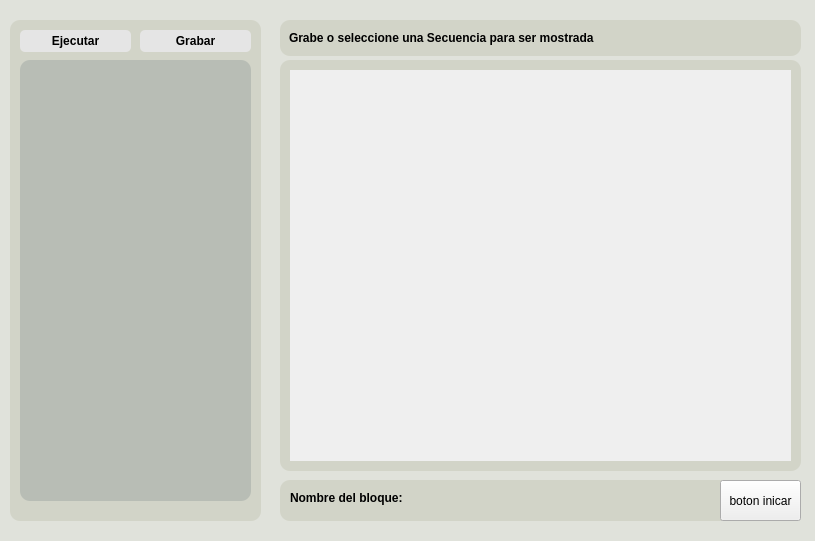
<?xml version="1.0" encoding="UTF-8"?>
<ui version="4.0">
 <class>Dialog</class>
 <widget class="QDialog" name="Dialog">
  <property name="geometry">
   <rect>
    <x>0</x>
    <y>0</y>
    <width>815</width>
    <height>541</height>
   </rect>
  </property>
  <property name="windowTitle">
   <string>Dialog</string>
  </property>
  <property name="styleSheet">
   <string notr="true">QDialog{
	background: #E0E2DB
}</string>
  </property>
  <widget class="QFrame" name="frame">
   <property name="geometry">
    <rect>
     <x>10</x>
     <y>20</y>
     <width>251</width>
     <height>501</height>
    </rect>
   </property>
   <property name="styleSheet">
    <string notr="true">QFrame{
	background: #D2D4C8;
	border-radius: 10px;
}

QToolButton{
	background: #E5E5E5;
	border-radius: 5px;
	font-family: Helvetica;
	font-weight:bold;
}

QToolButton:hover{
	background: lightblue;
}</string>
   </property>
   <property name="frameShape">
    <enum>QFrame::Shape::StyledPanel</enum>
   </property>
   <property name="frameShadow">
    <enum>QFrame::Shadow::Raised</enum>
   </property>
   <widget class="QToolButton" name="GRABAR">
    <property name="geometry">
     <rect>
      <x>130</x>
      <y>10</y>
      <width>111</width>
      <height>22</height>
     </rect>
    </property>
    <property name="text">
     <string>Grabar</string>
    </property>
   </widget>
   <widget class="QToolButton" name="EJECUTAR">
    <property name="geometry">
     <rect>
      <x>10</x>
      <y>10</y>
      <width>111</width>
      <height>22</height>
     </rect>
    </property>
    <property name="text">
     <string>Ejecutar</string>
    </property>
   </widget>
   <widget class="QFrame" name="frame_6">
    <property name="geometry">
     <rect>
      <x>10</x>
      <y>40</y>
      <width>231</width>
      <height>441</height>
     </rect>
    </property>
    <property name="styleSheet">
     <string notr="true">QFrame{
	background: #B8BDB5
}</string>
    </property>
    <property name="frameShape">
     <enum>QFrame::Shape::StyledPanel</enum>
    </property>
    <property name="frameShadow">
     <enum>QFrame::Shadow::Raised</enum>
    </property>
   </widget>
  </widget>
  <widget class="QFrame" name="frame_4">
   <property name="geometry">
    <rect>
     <x>270</x>
     <y>0</y>
     <width>551</width>
     <height>541</height>
    </rect>
   </property>
   <property name="styleSheet">
    <string notr="true">QFrame{
	border-radius:10px;
}</string>
   </property>
   <property name="frameShape">
    <enum>QFrame::Shape::StyledPanel</enum>
   </property>
   <property name="frameShadow">
    <enum>QFrame::Shadow::Raised</enum>
   </property>
   <widget class="QFrame" name="frame_2">
    <property name="geometry">
     <rect>
      <x>10</x>
      <y>20</y>
      <width>521</width>
      <height>36</height>
     </rect>
    </property>
    <property name="styleSheet">
     <string notr="true">QFrame{
	background: #D2D4C8;
	font-family:Helvetica;
	font-weight: bold;
}</string>
    </property>
    <property name="frameShape">
     <enum>QFrame::Shape::StyledPanel</enum>
    </property>
    <property name="frameShadow">
     <enum>QFrame::Shadow::Raised</enum>
    </property>
    <layout class="QHBoxLayout" name="horizontalLayout">
     <item>
      <widget class="QLabel" name="TextoDelApartado">
       <property name="text">
        <string>Grabe o seleccione una Secuencia para ser mostrada </string>
       </property>
      </widget>
     </item>
    </layout>
   </widget>
   <widget class="QFrame" name="NombreDelBloque">
    <property name="geometry">
     <rect>
      <x>10</x>
      <y>480</y>
      <width>521</width>
      <height>41</height>
     </rect>
    </property>
    <property name="styleSheet">
     <string notr="true">QFrame{
	background: #D2D4C8;
	font-family:Helvetica;
	font-weight: bold;
}</string>
    </property>
    <property name="frameShape">
     <enum>QFrame::Shape::StyledPanel</enum>
    </property>
    <property name="frameShadow">
     <enum>QFrame::Shadow::Raised</enum>
    </property>
    <widget class="QLabel" name="label_2">
     <property name="geometry">
      <rect>
       <x>10</x>
       <y>10</y>
       <width>141</width>
       <height>16</height>
      </rect>
     </property>
     <property name="text">
      <string>Nombre del bloque: </string>
     </property>
    </widget>
    <widget class="QToolButton" name="toolButton_3">
     <property name="geometry">
      <rect>
       <x>440</x>
       <y>0</y>
       <width>81</width>
       <height>41</height>
      </rect>
     </property>
     <property name="text">
      <string>boton inicar</string>
     </property>
    </widget>
   </widget>
   <widget class="QFrame" name="frame_5">
    <property name="geometry">
     <rect>
      <x>10</x>
      <y>60</y>
      <width>521</width>
      <height>411</height>
     </rect>
    </property>
    <property name="styleSheet">
     <string notr="true">QFrame{
	background: #D2D4C8
}</string>
    </property>
    <property name="frameShape">
     <enum>QFrame::Shape::StyledPanel</enum>
    </property>
    <property name="frameShadow">
     <enum>QFrame::Shadow::Raised</enum>
    </property>
    <widget class="QScrollArea" name="scrollArea">
     <property name="geometry">
      <rect>
       <x>10</x>
       <y>10</y>
       <width>501</width>
       <height>391</height>
      </rect>
     </property>
     <property name="widgetResizable">
      <bool>true</bool>
     </property>
     <widget class="QWidget" name="scrollAreaWidgetContents">
      <property name="geometry">
       <rect>
        <x>0</x>
        <y>0</y>
        <width>501</width>
        <height>391</height>
       </rect>
      </property>
     </widget>
    </widget>
   </widget>
  </widget>
 </widget>
 <resources/>
 <connections/>
</ui>
